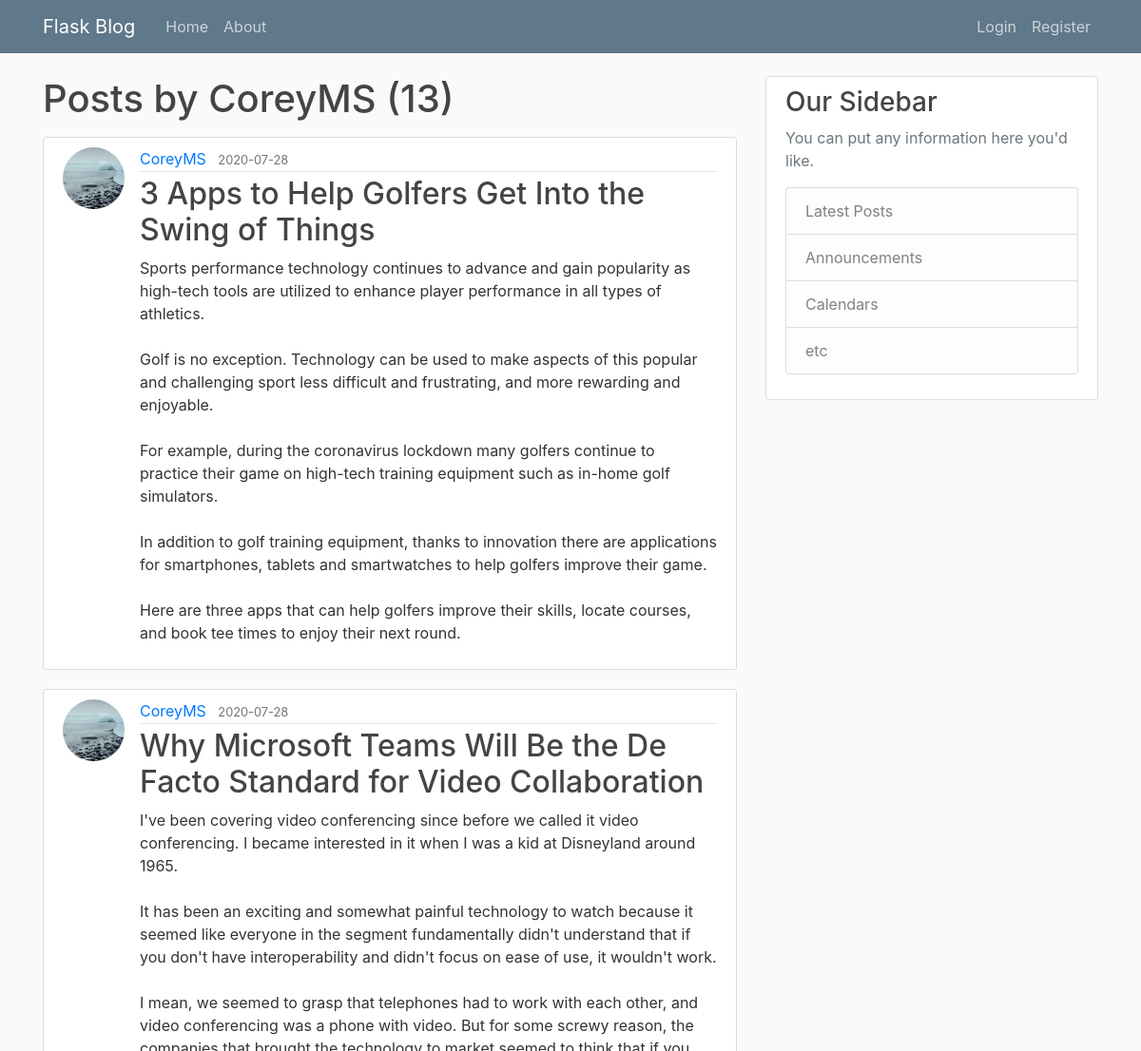
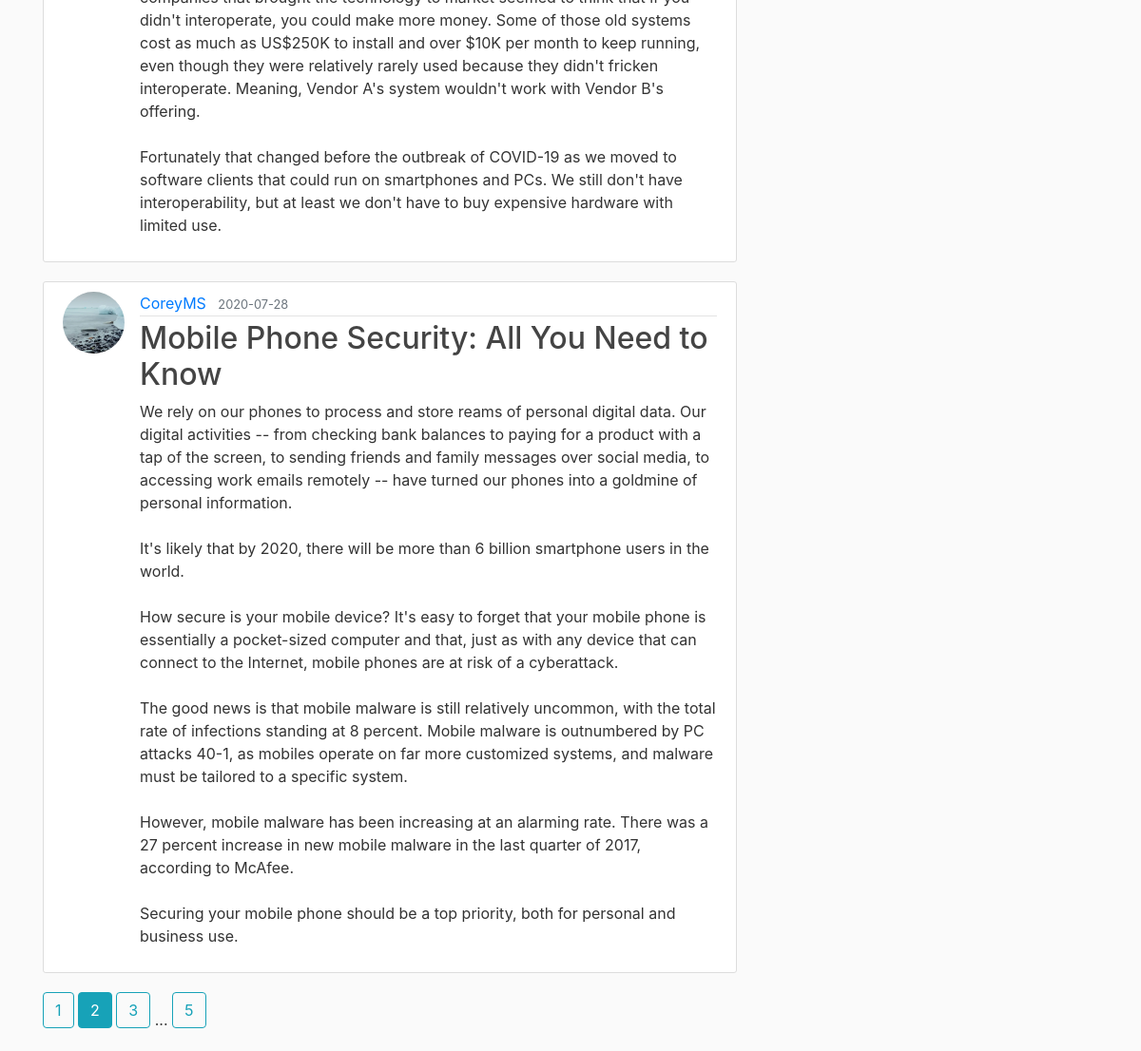
The page /user/CoreyMS?page=2 on the database its author committed (2 pictures, top to bottom).
### flaskblog/models.py (models this page shows, shortened)
class User(db.Model, UserMixin):
    id = db.Column(db.Integer, primary_key=True)
    username = db.Column(db.String(20), unique=True, nullable=False)
    email = db.Column(db.String(120), unique=True, nullable=False)
    image_file = db.Column(db.String(120), nullable=False, default='default.jpg')
    password = db.Column(db.String(60), nullable=False)
    posts = db.relationship('Post', backref='author', lazy=True)

class Post(db.Model):
    id = db.Column(db.Integer, primary_key=True)
    title = db.Column(db.String(100), nullable=False)
    date_posted = db.Column(db.DateTime, nullable=False, default=datetime.utcnow)
    content = db.Column(db.Text, nullable=False)
    user_id = db.Column(db.Integer, db.ForeignKey('user.id'), nullable=False)

### flaskblog/users/routes.py (the view)
@users.route('/user/<string:username>')
def user_posts(username):
    page = request.args.get('page', 1, type=int)
    user = User.query.filter_by(username=username).first_or_404()
    posts = Post.query.filter_by(author=user)\
        .order_by(Post.date_posted.desc())\
        .paginate(page=page, per_page=3)
    return render_template('user_posts.html', posts=posts, user=user)

### flaskblog/templates/user_posts.html
{% extends "layout.html" %}
{% block content %}
  <h1 class="mb-3">Posts by {{ user.username }} ({{ posts.total }})</h1>
  {% for post in posts.items %}
    <article class="media content-section">
      <img src="{{ url_for('static', filename='profile_pics/' + post.author.image_file) }}" alt="" class="rounded-circle article-img">
      <div class="media-body">
        <div class="article-metadata">
          <a class="mr-2" href="{{ url_for('users.user_posts', username=post.author.username) }}">{{ post.author.username }}</a>
          <small class="text-muted">{{ post.date_posted.strftime('%Y-%m-%d') }}</small>
        </div>
        <h2><a class="article-title" href="{{ url_for('posts.post', post_id=post.id) }}">{{ post.title }}</a></h2>
        <p class="article-content">{{ post.content }}</p>
      </div>
    </article>
  {% endfor %}
  {% for page_num in posts.iter_pages(left_edge=1, right_edge=1, left_current=1, right_current=2) %}
    {% if page_num %}
      {% if posts.page == page_num %}
        <a class="btn btn-info mb-4" href="{{ url_for('users.user_posts', username=user.username, page=page_num) }}">{{ page_num }}</a>
      {% else %}
        <a class="btn btn-outline-info mb-4" href="{{ url_for('users.user_posts', username=user.username, page=page_num) }}">{{ page_num }}</a>
      {% endif %}
    {% else %}
      ...
    {% endif %}
  {% endfor %}
{% endblock content %}

### flaskblog/static/main.css (style rules this page uses)
body { background: #fafafa; color: #333333; margin-top: 5rem; }
h1, h2, h3, h4, h5, h6 { color: #444444; }
.content-section { background: #ffffff; padding: 10px 20px; border: 1px solid #dddddd; border-radius: 3px; margin-bottom: 20px; }
.article-title { color: #444444; }
.article-content { white-space: pre-line; }
.article-img { height: 65px; width: 65px; margin-right: 16px; }
.article-metadata { padding-bottom: 1px; margin-bottom: 4px; border-bottom: 1px solid #e3e3e3 }

### rows shown on the page
User: username "CoreyMS"
Post: image_file (picture), author.username "CoreyMS", date_posted "2020-07-28", title "3 Apps to Help Golfers Get Into the Swing of Things", content "Sports performance technology continues to advance and gain popularity as high-tech tools are utilized to enhance player performance in all types of athletics. Golf is no exception. Technology can be used to make aspects of this popular and challenging sport less difficult and frustrating, and more rewarding and enjoyable. For example, during the coronavirus lockdown many golfers continue to practice their game on high-tech training equipment such as in-home golf simulators. In addition to golf training equipment, thanks to innovation there are applications for smartphones, tablets and smartwatches to help golfers improve their game. Here are three apps that can help golfers improve their…"
Post: image_file (picture), author.username "CoreyMS", date_posted "2020-07-28", title "Why Microsoft Teams Will Be the De Facto Standard for Video Collaboration", content "I've been covering video conferencing since before we called it video conferencing. I became interested in it when I was a kid at Disneyland around 1965. It has been an exciting and somewhat painful technology to watch because it seemed like everyone in the segment fundamentally didn't understand that if you don't have interoperability and didn't focus on ease of use, it wouldn't work. I mean, we seemed to grasp that telephones had to work with each other, and video conferencing was a phone with video. But for some screwy reason, the companies that brought the technology to market seemed to think that if you didn't interoperate, you could make more money. Some of those old systems cost as…"
Post: image_file (picture), author.username "CoreyMS", date_posted "2020-07-28", title "Mobile Phone Security: All You Need to Know", content "We rely on our phones to process and store reams of personal digital data. Our digital activities -- from checking bank balances to paying for a product with a tap of the screen, to sending friends and family messages over social media, to accessing work emails remotely -- have turned our phones into a goldmine of personal information. It's likely that by 2020, there will be more than 6 billion smartphone users in the world. How secure is your mobile device? It's easy to forget that your mobile phone is essentially a pocket-sized computer and that, just as with any device that can connect to the Internet, mobile phones are at risk of a cyberattack. The good news is that mobile malware is…"

### other values the page prints
{{ posts.total }} "13"
{{ page_num }} "1" "3" "5"
{{ page_num }} "2"
